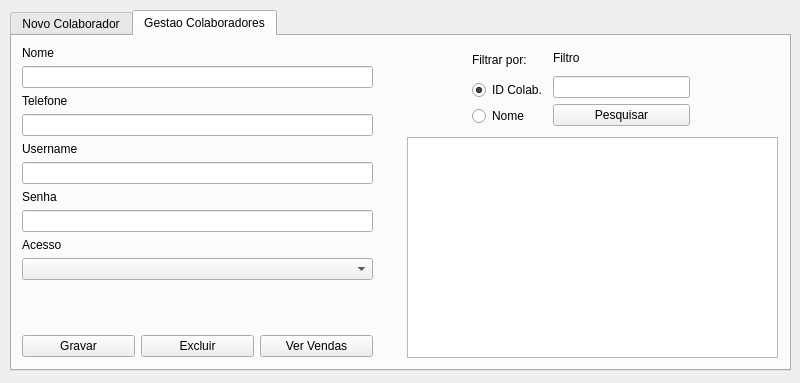
<?xml version="1.0" encoding="UTF-8"?>
<ui version="4.0">
 <class>gp_gestaocolab</class>
 <widget class="QDialog" name="gp_gestaocolab">
  <property name="geometry">
   <rect>
    <x>0</x>
    <y>0</y>
    <width>800</width>
    <height>383</height>
   </rect>
  </property>
  <property name="windowTitle">
   <string>Dialog</string>
  </property>
  <widget class="QTabWidget" name="tabWidget">
   <property name="geometry">
    <rect>
     <x>10</x>
     <y>10</y>
     <width>781</width>
     <height>361</height>
    </rect>
   </property>
   <property name="currentIndex">
    <number>1</number>
   </property>
   <widget class="QWidget" name="tab_novocolaborador">
    <attribute name="title">
     <string>Novo Colaborador</string>
    </attribute>
    <widget class="QWidget" name="layoutWidget">
     <property name="geometry">
      <rect>
       <x>10</x>
       <y>190</y>
       <width>301</width>
       <height>61</height>
      </rect>
     </property>
     <layout class="QHBoxLayout" name="horizontalLayout_3">
      <item>
       <widget class="QPushButton" name="btn_gravarNovoColab">
        <property name="text">
         <string>Gravar</string>
        </property>
       </widget>
      </item>
      <item>
       <widget class="QPushButton" name="btn_cancelarNovoColab">
        <property name="text">
         <string>Cancelar</string>
        </property>
       </widget>
      </item>
     </layout>
    </widget>
    <widget class="QWidget" name="layoutWidget">
     <property name="geometry">
      <rect>
       <x>10</x>
       <y>30</y>
       <width>751</width>
       <height>51</height>
      </rect>
     </property>
     <layout class="QHBoxLayout" name="horizontalLayout">
      <item>
       <layout class="QVBoxLayout" name="verticalLayout">
        <item>
         <widget class="QLabel" name="label">
          <property name="text">
           <string>Nome</string>
          </property>
         </widget>
        </item>
        <item>
         <widget class="QLineEdit" name="txt_nomeNovoColab"/>
        </item>
       </layout>
      </item>
      <item>
       <spacer name="verticalSpacer">
        <property name="orientation">
         <enum>Qt::Vertical</enum>
        </property>
        <property name="sizeHint" stdset="0">
         <size>
          <width>20</width>
          <height>40</height>
         </size>
        </property>
       </spacer>
      </item>
      <item>
       <layout class="QVBoxLayout" name="verticalLayout_2">
        <item>
         <widget class="QLabel" name="label_4">
          <property name="text">
           <string>Telefone</string>
          </property>
         </widget>
        </item>
        <item>
         <widget class="QLineEdit" name="txt_telefoneNovoColab"/>
        </item>
       </layout>
      </item>
     </layout>
    </widget>
    <widget class="QWidget" name="layoutWidget">
     <property name="geometry">
      <rect>
       <x>10</x>
       <y>90</y>
       <width>691</width>
       <height>61</height>
      </rect>
     </property>
     <layout class="QHBoxLayout" name="horizontalLayout_2">
      <item>
       <layout class="QVBoxLayout" name="verticalLayout_3">
        <item>
         <widget class="QLabel" name="label_2">
          <property name="text">
           <string> Username:</string>
          </property>
         </widget>
        </item>
        <item>
         <widget class="QLineEdit" name="txt_usernameNovoColab"/>
        </item>
       </layout>
      </item>
      <item>
       <layout class="QVBoxLayout" name="verticalLayout_4">
        <item>
         <widget class="QLabel" name="label_3">
          <property name="text">
           <string> Senha:</string>
          </property>
         </widget>
        </item>
        <item>
         <widget class="QLineEdit" name="txt_senhaNovoColab">
          <property name="echoMode">
           <enum>QLineEdit::Password</enum>
          </property>
         </widget>
        </item>
       </layout>
      </item>
      <item>
       <layout class="QVBoxLayout" name="verticalLayout_5">
        <item>
         <widget class="QLabel" name="label_5">
          <property name="text">
           <string>Tipo de Acesso</string>
          </property>
         </widget>
        </item>
        <item>
         <widget class="QComboBox" name="cb_acessoNovoColab"/>
        </item>
       </layout>
      </item>
     </layout>
    </widget>
   </widget>
   <widget class="QWidget" name="tab_gestaocolab">
    <attribute name="title">
     <string>Gestao Colaboradores</string>
    </attribute>
    <widget class="QTableWidget" name="tw_listacolab">
     <property name="geometry">
      <rect>
       <x>395</x>
       <y>101</y>
       <width>371</width>
       <height>221</height>
      </rect>
     </property>
    </widget>
    <widget class="QWidget" name="layoutWidget">
     <property name="geometry">
      <rect>
       <x>10</x>
       <y>10</y>
       <width>351</width>
       <height>311</height>
      </rect>
     </property>
     <layout class="QVBoxLayout" name="verticalLayout_12">
      <item>
       <layout class="QVBoxLayout" name="verticalLayout_11">
        <item>
         <layout class="QVBoxLayout" name="verticalLayout_6">
          <item>
           <widget class="QLabel" name="label_6">
            <property name="text">
             <string>Nome</string>
            </property>
           </widget>
          </item>
          <item>
           <widget class="QLineEdit" name="txt_nomeGestaoColab"/>
          </item>
         </layout>
        </item>
        <item>
         <layout class="QVBoxLayout" name="verticalLayout_7">
          <item>
           <widget class="QLabel" name="label_7">
            <property name="text">
             <string>Telefone</string>
            </property>
           </widget>
          </item>
          <item>
           <widget class="QLineEdit" name="txt_telefoneGestaoColab"/>
          </item>
         </layout>
        </item>
        <item>
         <layout class="QVBoxLayout" name="verticalLayout_8">
          <item>
           <widget class="QLabel" name="label_8">
            <property name="text">
             <string>Username</string>
            </property>
           </widget>
          </item>
          <item>
           <widget class="QLineEdit" name="txt_usernameGestaoColab"/>
          </item>
         </layout>
        </item>
        <item>
         <layout class="QVBoxLayout" name="verticalLayout_9">
          <item>
           <widget class="QLabel" name="label_9">
            <property name="text">
             <string>Senha</string>
            </property>
           </widget>
          </item>
          <item>
           <widget class="QLineEdit" name="txt_senhaGestaoColab">
            <property name="echoMode">
             <enum>QLineEdit::Password</enum>
            </property>
           </widget>
          </item>
         </layout>
        </item>
        <item>
         <layout class="QVBoxLayout" name="verticalLayout_10">
          <item>
           <widget class="QLabel" name="label_10">
            <property name="text">
             <string>Acesso</string>
            </property>
           </widget>
          </item>
          <item>
           <widget class="QComboBox" name="cb_acessoGestaoColab"/>
          </item>
          <item>
           <spacer name="verticalSpacer_2">
            <property name="orientation">
             <enum>Qt::Vertical</enum>
            </property>
            <property name="sizeHint" stdset="0">
             <size>
              <width>20</width>
              <height>40</height>
             </size>
            </property>
           </spacer>
          </item>
         </layout>
        </item>
       </layout>
      </item>
      <item>
       <layout class="QHBoxLayout" name="horizontalLayout_4">
        <item>
         <widget class="QPushButton" name="btn_gravarGestaoColab">
          <property name="text">
           <string>Gravar</string>
          </property>
         </widget>
        </item>
        <item>
         <widget class="QPushButton" name="btn_excluirGestaoColab">
          <property name="text">
           <string>Excluir</string>
          </property>
         </widget>
        </item>
        <item>
         <widget class="QPushButton" name="btn_vervendasGestaoColab">
          <property name="text">
           <string>Ver Vendas</string>
          </property>
         </widget>
        </item>
       </layout>
      </item>
     </layout>
    </widget>
    <widget class="QWidget" name="layoutWidget">
     <property name="geometry">
      <rect>
       <x>460</x>
       <y>10</y>
       <width>218</width>
       <height>80</height>
      </rect>
     </property>
     <layout class="QHBoxLayout" name="horizontalLayout_5">
      <item>
       <layout class="QVBoxLayout" name="verticalLayout_13">
        <item>
         <widget class="QLabel" name="label_12">
          <property name="text">
           <string>Filtrar por:</string>
          </property>
         </widget>
        </item>
        <item>
         <widget class="QRadioButton" name="rb_idcolabGestaoColab">
          <property name="text">
           <string>ID Colab.</string>
          </property>
          <property name="checked">
           <bool>true</bool>
          </property>
         </widget>
        </item>
        <item>
         <widget class="QRadioButton" name="rb_nomeGestaoColab">
          <property name="text">
           <string>Nome</string>
          </property>
          <property name="checked">
           <bool>false</bool>
          </property>
         </widget>
        </item>
       </layout>
      </item>
      <item>
       <layout class="QVBoxLayout" name="verticalLayout_15">
        <item>
         <layout class="QVBoxLayout" name="verticalLayout_14">
          <item>
           <widget class="QLabel" name="label_11">
            <property name="text">
             <string>Filtro</string>
            </property>
           </widget>
          </item>
          <item>
           <widget class="QLineEdit" name="txt_filtroGestaoColab"/>
          </item>
         </layout>
        </item>
        <item>
         <widget class="QPushButton" name="btn_filtrarGestaoColab">
          <property name="text">
           <string>Pesquisar</string>
          </property>
         </widget>
        </item>
       </layout>
      </item>
     </layout>
    </widget>
   </widget>
  </widget>
 </widget>
 <resources/>
 <connections/>
</ui>
